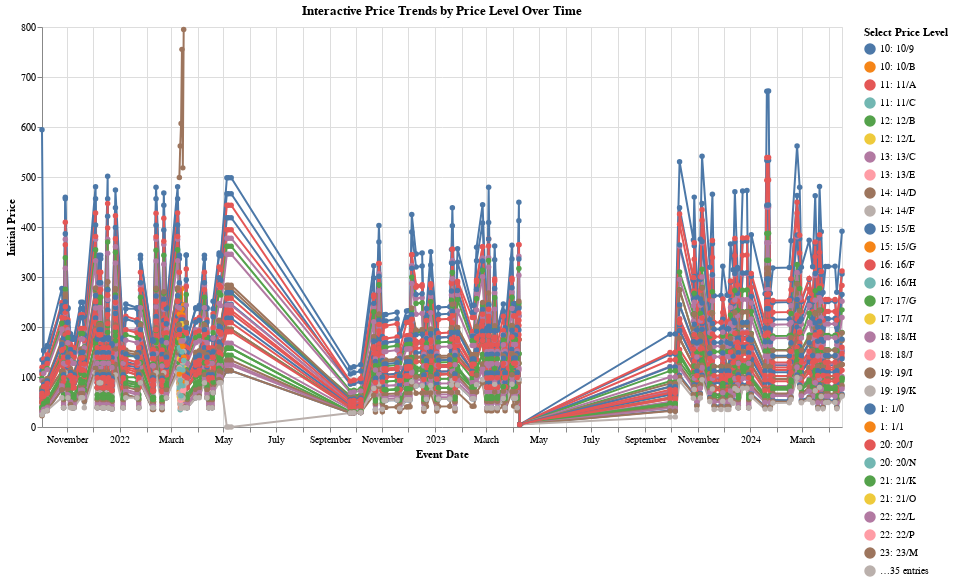

The notebook cell saved with this chart:
### Code cell
import altair as alt

# Create a selection that allows multiple selections in the legend
selection = alt.selection_point(fields=['price_level_name'], bind='legend')

# Define the line chart
chart = alt.Chart(filtered_df).mark_line(point=True).encode(
    x=alt.X('event_date:T', title='Event Date'),
    y=alt.Y('initial_price:Q', title='Initial Price'),
    color=alt.Color('price_level_name:N', title='Price Level Name', legend=alt.Legend(title="Select Price Level")),
    tooltip=[alt.Tooltip('event_date:T', title='Event Date'), 
             alt.Tooltip('initial_price:Q', title='Initial Price'),
             alt.Tooltip('price_level_name:N', title='Price Level Name')],
    opacity=alt.condition(selection, alt.value(1), alt.value(0))
).add_params(
    selection
).properties(
    title='Interactive Price Trends by Price Level Over Time',
    width=800,
    height=400
)

chart.display()

### Figure 1 — Vega-Lite specification as saved in the notebook (floating-point values rounded to 4 significant figures; data arrays with more than 128 entries replaced by an {"elided": "..."} marker saying what was removed)
{"config": {"view": {"continuousWidth": 300, "continuousHeight": 300}}, "data": {"name": "data-ee87c8f837857e7ff80228ba42c0b2a3"}, "mark": {"type": "line", "point": true}, "encoding": {"color": {"field": "price_level_name", "legend": {"title": "Select Price Level"}, "title": "Price Level Name", "type": "nominal"}, "opacity": {"condition": {"param": "param_1", "value": 1}, "value": 0}, "tooltip": [{"field": "event_date", "title": "Event Date", "type": "temporal"}, {"field": "initial_price", "title": "Initial Price", "type": "quantitative"}, {"field": "price_level_name", "title": "Price Level Name", "type": "nominal"}], "x": {"field": "event_date", "title": "Event Date", "type": "temporal"}, "y": {"field": "initial_price", "title": "Initial Price", "type": "quantitative"}}, "height": 400, "params": [{"name": "param_1", "select": {"type": "point", "fields": ["price_level_name"]}, "bind": "legend"}], "title": "Interactive Price Trends by Price Level Over Time", "width": 800, "$schema": "https://vega.github.io/schema/vega-lite/v5.15.1.json", "datasets": {"data-ee87c8f837857e7ff80228ba42c0b2a3": {"elided": "4800 records"}}}
